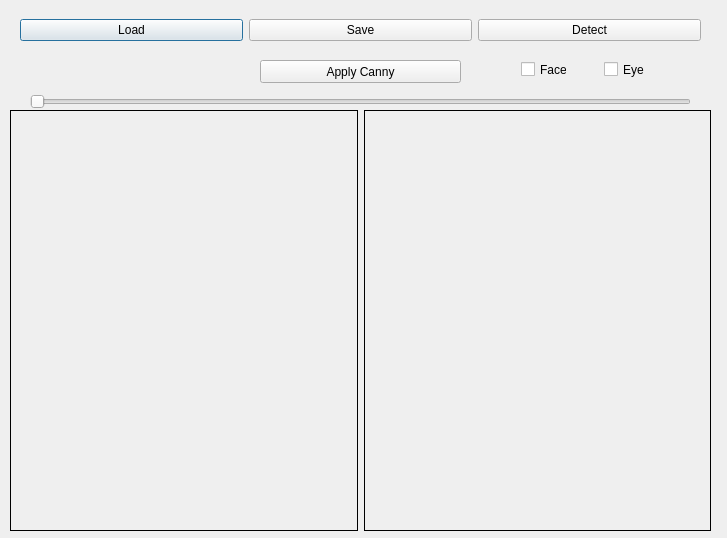
<?xml version="1.0" encoding="UTF-8"?>
<ui version="4.0">
 <class>Dialog</class>
 <widget class="QDialog" name="Dialog">
  <property name="geometry">
   <rect>
    <x>0</x>
    <y>0</y>
    <width>727</width>
    <height>538</height>
   </rect>
  </property>
  <property name="windowTitle">
   <string>Dialog</string>
  </property>
  <widget class="QWidget" name="layoutWidget">
   <property name="geometry">
    <rect>
     <x>20</x>
     <y>0</y>
     <width>681</width>
     <height>61</height>
    </rect>
   </property>
   <layout class="QHBoxLayout" name="horizontalLayout">
    <item>
     <widget class="QPushButton" name="loadButton">
      <property name="text">
       <string>Load</string>
      </property>
     </widget>
    </item>
    <item>
     <widget class="QPushButton" name="saveButton">
      <property name="text">
       <string>Save</string>
      </property>
     </widget>
    </item>
    <item>
     <widget class="QPushButton" name="detectButton">
      <property name="text">
       <string>Detect</string>
      </property>
     </widget>
    </item>
   </layout>
  </widget>
  <widget class="QCheckBox" name="checkFace">
   <property name="geometry">
    <rect>
     <x>521</x>
     <y>61</y>
     <width>46</width>
     <height>17</height>
    </rect>
   </property>
   <property name="text">
    <string>Face</string>
   </property>
  </widget>
  <widget class="QCheckBox" name="checkEye">
   <property name="geometry">
    <rect>
     <x>604</x>
     <y>61</y>
     <width>41</width>
     <height>17</height>
    </rect>
   </property>
   <property name="text">
    <string>Eye</string>
   </property>
  </widget>
  <widget class="QWidget" name="layoutWidget">
   <property name="geometry">
    <rect>
     <x>10</x>
     <y>110</y>
     <width>701</width>
     <height>421</height>
    </rect>
   </property>
   <layout class="QHBoxLayout" name="horizontalLayout_2">
    <item>
     <widget class="QLabel" name="imageLabel">
      <property name="frameShape">
       <enum>QFrame::Box</enum>
      </property>
      <property name="text">
       <string/>
      </property>
      <property name="wordWrap">
       <bool>false</bool>
      </property>
      <property name="openExternalLinks">
       <bool>false</bool>
      </property>
     </widget>
    </item>
    <item>
     <widget class="QLabel" name="processedLabel">
      <property name="frameShape">
       <enum>QFrame::Box</enum>
      </property>
      <property name="text">
       <string/>
      </property>
     </widget>
    </item>
   </layout>
  </widget>
  <widget class="QPushButton" name="cannyButton">
   <property name="geometry">
    <rect>
     <x>260</x>
     <y>60</y>
     <width>201</width>
     <height>23</height>
    </rect>
   </property>
   <property name="text">
    <string>Apply Canny</string>
   </property>
  </widget>
  <widget class="QSlider" name="cannySlider">
   <property name="geometry">
    <rect>
     <x>30</x>
     <y>91</y>
     <width>661</width>
     <height>21</height>
    </rect>
   </property>
   <property name="orientation">
    <enum>Qt::Horizontal</enum>
   </property>
  </widget>
  <zorder>layoutWidget</zorder>
  <zorder>layoutWidget</zorder>
  <zorder>checkFace</zorder>
  <zorder>checkEye</zorder>
  <zorder>cannyButton</zorder>
  <zorder>cannySlider</zorder>
 </widget>
 <resources/>
 <connections/>
</ui>
